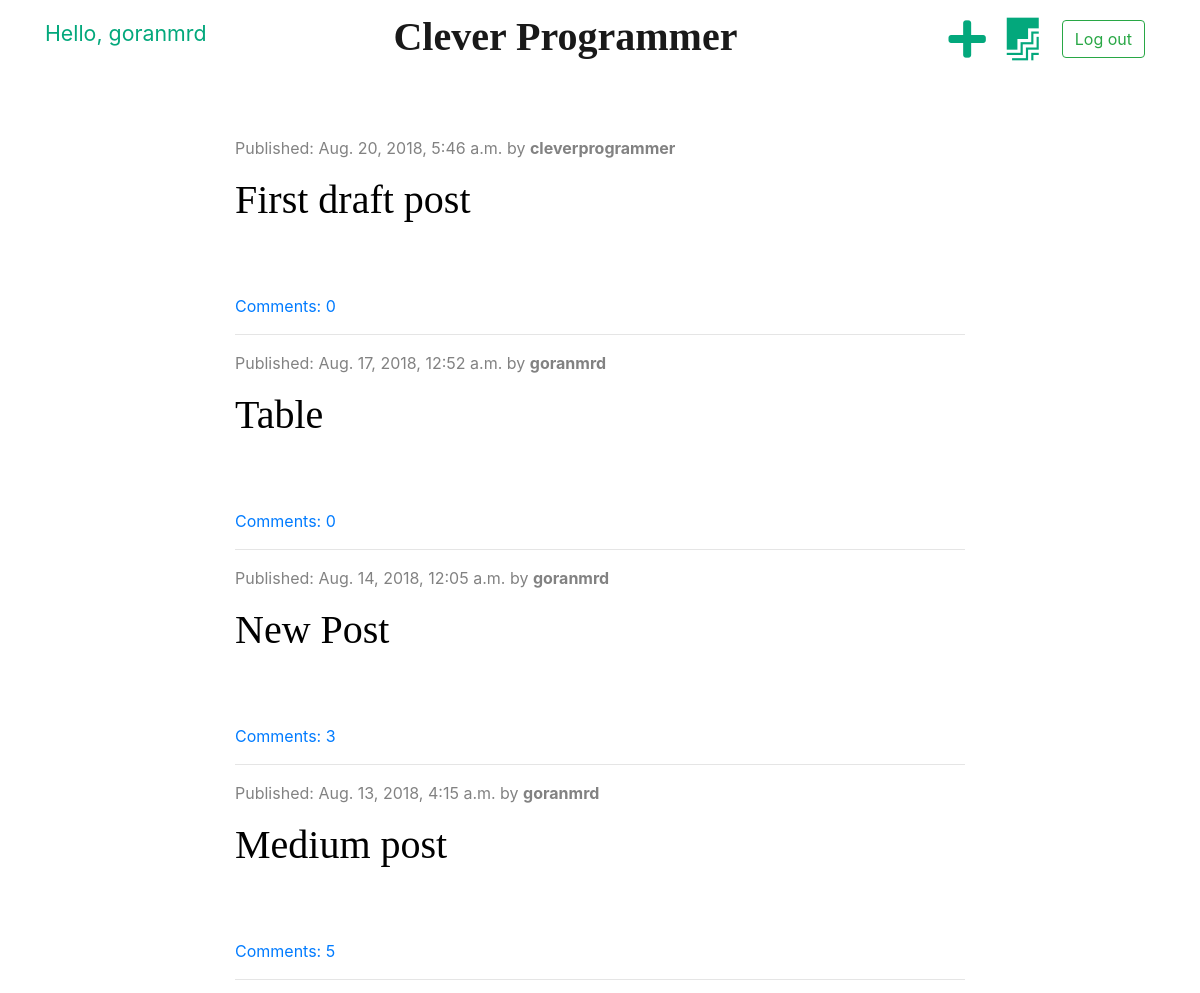
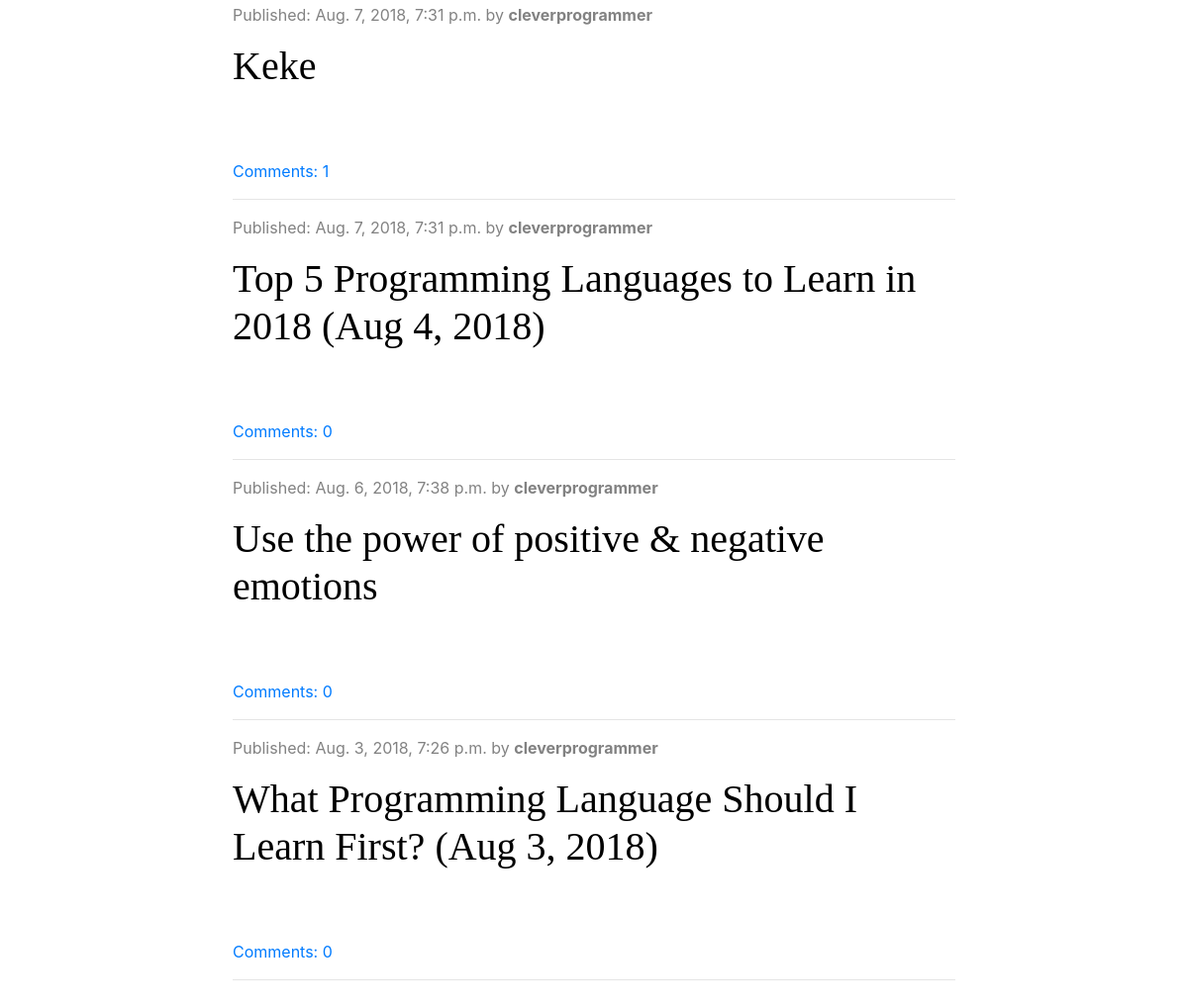
The page / (signed in) on the database its author committed (2 pictures, top to bottom).
### blog/models.py (models this page shows, shortened)
class Post(models.Model):
    author = models.ForeignKey('auth.User', on_delete=models.CASCADE)
    title = models.CharField(max_length=200)
    text = models.TextField()
    created_date = models.DateTimeField(default=timezone.now)
    published_date = models.DateTimeField(blank=True, null=True)
    def approved_comments(self):
        return self.comments.filter(approved=True)

### blog/views.py (the view)
# urls.py: path('', views.post_list, name='post_list'),
def post_list(request):
    posts = Post.objects.filter(published_date__lte=timezone.now()).order_by('-published_date')
    stuff_for_frontend = {'posts': posts}
    return render(request, 'blog/post_list.html', stuff_for_frontend)

### blog/templatetags/markdownify.py (called while the page is built)
@register.filter
def markdown(value):
    renderer = HighlightRenderer()
    markdown = mistune.Markdown(renderer=renderer)
    return markdown(value)

### blog/templates/blog/post_list.html (shortened to what this page needs)
{% extends 'blog/base.html' %}
{% load markdownify %}
{% block content %}
    {% for post in posts %}
        <div class="post">
            <div class="date">
                <p>Published: {{ post.published_date }} by <strong>{{post.author}}</strong></p>
            </div>
            <h1><a href="{% url 'post_detail' pk=post.pk %}">{{ post.title }}</a></h1>
        </div>
		<a href="{% url 'post_detail' pk=post.pk %}">Comments: {{ post.approved_comments.count }}</a>
		<hr>
    {% endfor %}
{% endblock %}

### blog/templates/blog/base.html (shortened to what this page needs)
{% load staticfiles %}
<!DOCTYPE html>
<html lang="en">
<head>
    <link rel="stylesheet" href="https://stackpath.bootstrapcdn.com/bootstrap/4.1.3/css/bootstrap.min.css">
    <link rel="stylesheet" href="{% static 'css/blog.css' %}">
    <link rel="stylesheet" href="https://use.fontawesome.com/releases/v5.2.0/css/all.css"
>
    <link rel="stylesheet" href="{% static 'css/zenburn.css' %}">
</head>
<body>
<nav class="navbar navbar-expand-md navbar-light navbar-brand-center">
	<div class="container">
	<div class="navbar-header">
		<a href="{% url 'post_list' %}" class='navbar-brand'><h1><strong>Clever Programmer</strong></h1></a>
		{% if user.is_authenticated %}
		<p class="top-menu-hello">Hello, {{ user.username }}</p>
		</div>
		<div class="collapse navbar-collapse" id="navbarText">
			<ul class="navbar-nav ml-auto mt-2 mt-lg-0">
			  <li class="nav-item">
				<a href="{% url 'post_new' %}" class="nav-link top-menu"><i class="fas fa-plus fa-2x"></i></a>
			  </li>
			  <li class="nav-item">
				<a href="{% url 'post_draft_list' %}" class="nav-link top-menu"><i class="fab fa-firstdraft fa-2x"></i></a>
			  </li>
			  <li class="nav-item">
				<a href="{% url 'logout' %}" class="btn btn-outline-success">Log out</a>
			  </li>
			  {% endif %}
			</ul>
		</div>
	</div>
</nav>
<div class="content container">
    <div class="row py-4">
		<div class="col-0 col-sm-1 col-md-2"></div>
        <div class="col-12 col-sm-10 col-md-8">
            {% block content %}
            {% endblock %}
        </div>
    </div>
</div>
<link href="https://cdnjs.cloudflare.com/ajax/libs/summernote/0.8.9/summernote-bs4.css" rel="stylesheet">
</body>
</html>

### blog/static/css/blog.css (style rules this page uses)
.navbar-header { float: left; text-align: center; width: 100%; }
.top-menu-hello { float:left !important; margin-top: 10px; color: #03a87c; font-size: 16pt; }
.content { margin-top:30px; }
h1, h2, h3, h4 { font-family: 'Tangerine', 'Inconsolata', 'Droid Sans', serif; }
.date { color: #828282; }
.post { margin-bottom: 70px; }
.post h1 a { color: #000000; }
.top-menu, .top-menu:hover { color: #03a87c !important; float: right; font-size: 16pt; margin-right: 5px !important; }
.btn-outline-success { margin: 10px 10px; float:right; }

### rows shown on the page
Post: published_date "Aug. 20, 2018, 5:46 a.m.", author "cleverprogrammer", title "First draft post", approved_comments.count "0"
Post: published_date "Aug. 17, 2018, 12:52 a.m.", author "goranmrd", title "Table", approved_comments.count "0"
Post: published_date "Aug. 14, 2018, 12:05 a.m.", author "goranmrd", title "New Post", approved_comments.count "3"
Post: published_date "Aug. 13, 2018, 4:15 a.m.", author "goranmrd", title "Medium post", approved_comments.count "5"
Post: published_date "Aug. 7, 2018, 7:31 p.m.", author "cleverprogrammer", title "Keke", approved_comments.count "1"
Post: published_date "Aug. 7, 2018, 7:31 p.m.", author "cleverprogrammer", title "Top 5 Programming Languages to Learn in 2018 (Aug 4, 2018)", approved_comments.count "0"
Post: published_date "Aug. 6, 2018, 7:38 p.m.", author "cleverprogrammer", title "Use the power of positive & negative emotions", approved_comments.count "0"
Post: published_date "Aug. 3, 2018, 7:26 p.m.", author "cleverprogrammer", title "What Programming Language Should I Learn First? (Aug 3, 2018)", approved_comments.count "0"

### other values the page prints
{{ user.username }} "goranmrd"
